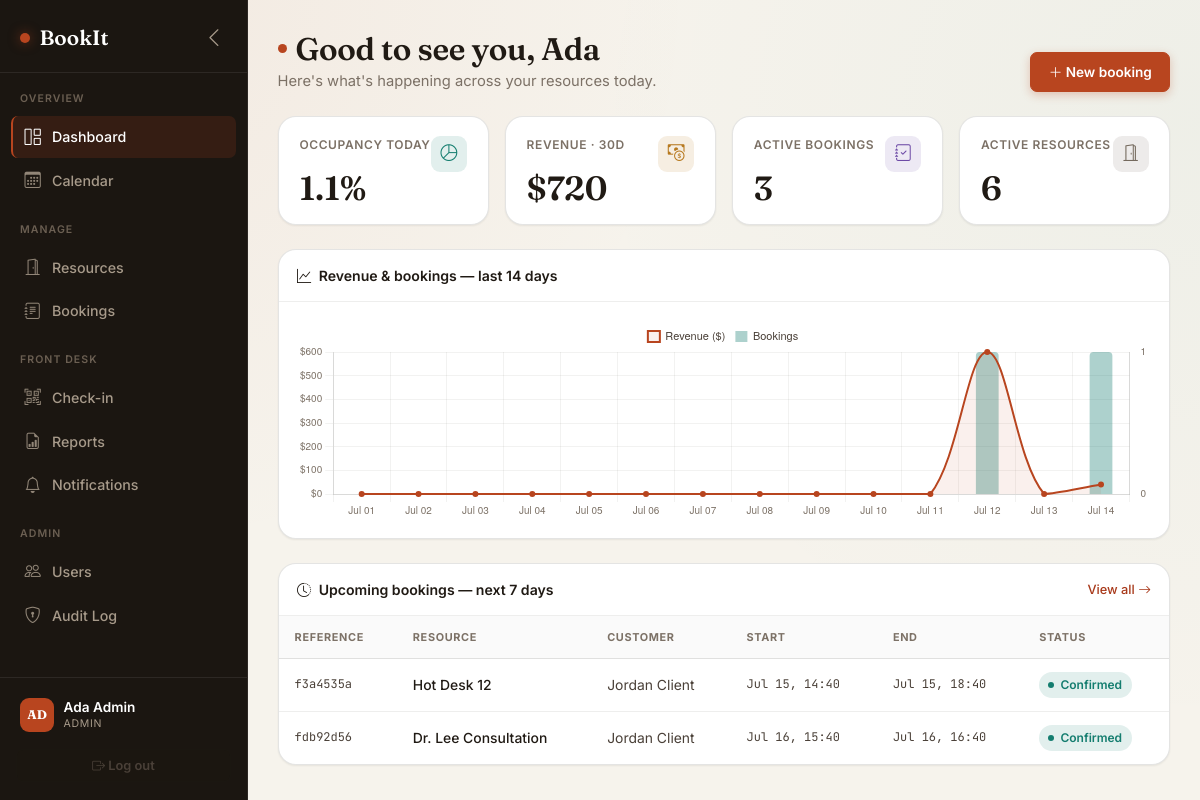
The app's page /dashboard (signed in) with its own data.
### app/models/user.py (models this page shows, shortened)
class User(Base):
    __tablename__ = "users"
    id = Column(Integer, primary_key=True, index=True)
    full_name = Column(String(120), nullable=False)
    email = Column(String(255), unique=True, index=True, nullable=False)
    hashed_password = Column(String(255), nullable=False)
    role = Column(Enum(RoleEnum), default=RoleEnum.customer, nullable=False)
    is_active = Column(Boolean, default=True, nullable=False)
    created_at = Column(DateTime, default=lambda: datetime.now(timezone.utc))
    bookings = relationship("Booking", back_populates="customer", foreign_keys="Booking.customer_id")

### app/models/booking.py (models this page shows, shortened)
class Booking(Base):
    __tablename__ = "bookings"
    id = Column(Integer, primary_key=True, index=True)
    reference = Column(String(36), unique=True, index=True, default=lambda: str(uuid.uuid4()))
    resource_id = Column(Integer, ForeignKey("resources.id"), nullable=False)
    customer_id = Column(Integer, ForeignKey("users.id"), nullable=False)
    start_time = Column(DateTime, nullable=False, index=True)
    end_time = Column(DateTime, nullable=False, index=True)
    status = Column(Enum(BookingStatusEnum), default=BookingStatusEnum.confirmed, nullable=False)
    party_size = Column(Integer, default=1, nullable=False)
    notes = Column(Text, nullable=True)
    total_price = Column(Float, default=0.0, nullable=False)
    checked_in_at = Column(DateTime, nullable=True)
    created_at = Column(DateTime, default=lambda: datetime.now(timezone.utc))
    updated_at = Column(DateTime, default=lambda: datetime.now(timezone.utc),
                         onupdate=lambda: datetime.now(timezone.utc))
    resource = relationship("Resource", back_populates="bookings")
    customer = relationship("User", back_populates="bookings", foreign_keys=[customer_id])

### app/models/resource.py (models this page shows, shortened)
class Resource(Base):
    __tablename__ = "resources"
    id = Column(Integer, primary_key=True, index=True)
    name = Column(String(150), nullable=False)
    type = Column(Enum(ResourceTypeEnum), nullable=False, default=ResourceTypeEnum.room)
    location = Column(String(200), nullable=True)
    capacity = Column(Integer, default=1, nullable=False)
    description = Column(Text, nullable=True)
    price_per_hour = Column(Float, default=0.0, nullable=False)
    open_time = Column(String(5), default="08:00")   # "HH:MM"
    close_time = Column(String(5), default="20:00")  # "HH:MM"
    is_active = Column(Boolean, default=True, nullable=False)
    created_at = Column(DateTime, default=lambda: datetime.now(timezone.utc))
    bookings = relationship("Booking", back_populates="resource")

### app/routers/dashboard.py (the view)
@router.get("/dashboard", response_class=HTMLResponse)
def dashboard_page(
    request: Request,
    db: Session = Depends(get_db),
    user: User = Depends(get_current_user),
):
    service = DashboardService(db)
    summary = service.summary(user)
    return templates.TemplateResponse(
        "dashboard.html", {"request": request, "user": user, "summary": summary}
    )

### app/templates/dashboard.html (shortened to what this page needs)
{% extends "base.html" %}
{% block content %}
{% if summary.view == "business" %}
<div class="d-flex justify-content-between align-items-end mb-1">
  <div>
    <h1 class="page-title">Good to see you, {{ user.full_name.split(' ')[0] }}</h1>
    <p class="page-subtitle mb-0">Here's what's happening across your resources today.</p>
  </div>
  <a href="/bookings" class="btn btn-primary"><i class="bi bi-plus-lg"></i> New booking</a>
</div>
<div class="row g-3 mb-4 mt-2">
  <div class="col-md-3 col-sm-6">
    <div class="card metric-card h-100">
      <div class="d-flex justify-content-between align-items-start">
        <div class="metric-label">Occupancy today</div>
        <div class="metric-icon" style="background:var(--teal-tint); color:var(--teal);"><i class="bi bi-pie-chart"></i></div>
      </div>
      <div class="metric-value">{{ summary.occupancy_rate }}%</div>
    </div>
  </div>
  <div class="col-md-3 col-sm-6">
    <div class="card metric-card h-100">
      <div class="d-flex justify-content-between align-items-start">
        <div class="metric-label">Revenue · 30d</div>
        <div class="metric-icon" style="background:var(--amber-tint); color:var(--amber);"><i class="bi bi-cash-coin"></i></div>
      </div>
      <div class="metric-value">${{ "%.0f"|format(summary.total_revenue_30d) }}</div>
    </div>
  </div>
  <div class="col-md-3 col-sm-6">
    <div class="card metric-card h-100">
      <div class="d-flex justify-content-between align-items-start">
        <div class="metric-label">Active bookings</div>
        <div class="metric-icon" style="background:var(--violet-tint); color:var(--violet);"><i class="bi bi-journal-check"></i></div>
      </div>
      <div class="metric-value">{{ summary.active_bookings }}</div>
    </div>
  </div>
  <div class="col-md-3 col-sm-6">
    <div class="card metric-card h-100">
      <div class="d-flex justify-content-between align-items-start">
        <div class="metric-label">Active resources</div>
        <div class="metric-icon" style="background:var(--slate-tint); color:var(--slate);"><i class="bi bi-door-open"></i></div>
      </div>
      <div class="metric-value">{{ summary.total_resources }}</div>
    </div>
  </div>
</div>
<div class="card mb-4">
  <div class="card-header">
    <i class="bi bi-graph-up me-1"></i> Revenue &amp; bookings — last 14 days
  </div>
  <div class="card-body">
    <canvas id="trendChart" height="70"></canvas>
  </div>
</div>
<div class="card">
  <div class="card-header d-flex justify-content-between align-items-center">
    <span><i class="bi bi-clock-history me-1"></i> Upcoming bookings — next 7 days</span>
    <a href="/bookings" class="text-decoration-none" style="font-size:0.8rem; font-weight:500;">View all <i class="bi bi-arrow-right"></i></a>
  </div>
  <div class="table-responsive">
    <table class="table mb-0">
      <thead>
        <tr>
          <th>Reference</th><th>Resource</th><th>Customer</th><th>Start</th><th>End</th><th>Status</th>
        </tr>
      </thead>
      <tbody>
        {% for b in summary.upcoming_bookings %}
        <tr>
          <td class="mono">{{ b.reference[:8] }}</td>
          <td class="fw-medium" style="color:var(--ink);">{{ b.resource.name }}</td>
          <td>{{ b.customer.full_name }}</td>
          <td class="mono">{{ b.start_time.strftime('%b %d, %H:%M') }}</td>
          <td class="mono">{{ b.end_time.strftime('%b %d, %H:%M') }}</td>
          <td><span class="chip chip-{{ b.status.value }}"><span class="chip-dot"></span>{{ b.status.value.replace('_',' ') }}</span></td>
        </tr>
        {% endfor %}
      </tbody>
    </table>
  </div>
</div>
{% endif %}
{% endblock %}
{% block extra_scripts %}
{% if summary.view == "business" %}
<script>
  const trendData = {{ summary.trend | tojson }};
  const ctx = document.getElementById('trendChart');
  if (ctx && trendData.labels.length) {
    new Chart(ctx, {
      type: 'bar',
      data: {
        labels: trendData.labels,
        datasets: [
          {
            type: 'line',
            label: 'Revenue ($)',
            data: trendData.revenue,
            borderColor: '#B8451F',
            backgroundColor: 'rgba(184,69,31,0.08)',
            borderWidth: 2,
            tension: 0.35,
            pointRadius: 2,
            pointBackgroundColor: '#B8451F',
            yAxisID: 'y',
            fill: true,
          },
          {
            type: 'bar',
            label: 'Bookings',
            data: trendData.counts,
            backgroundColor: 'rgba(20,125,111,0.35)',
            borderRadius: 4,
            barPercentage: 0.5,
            yAxisID: 'y1',
          },
        ],
      },
      options: {
        responsive: true,
        interaction: { mode: 'index', intersect: false },
        plugins: {
          legend: { position: 'top', labels: { color: '#4A4038', boxWidth: 12, font: { size: 11 } } },
        },
        scales: {
          x: { ticks: { color: '#7C7166', font: { size: 10 } }, grid: { color: 'rgba(38,32,24,0.06)' } },
          y: {
            position: 'left', beginAtZero: true,
            ticks: { color: '#7C7166', font: { size: 10 }, callback: v => '$' + v },
            grid: { color: 'rgba(38,32,24,0.06)' },
          },
          y1: {
            position: 'right', beginAtZero: true,
            ticks: { color: '#7C7166', font: { size: 10 }, precision: 0 },
            grid: { display: false },
          },
        },
      },
    });
  }
</script>
{% endif %}
{% endblock %}

### app/templates/base.html (shortened to what this page needs)
<!DOCTYPE html>
<html lang="en">
<head>
    <link href="https://cdn.jsdelivr.net/npm/bootstrap@5.3.3/dist/css/bootstrap.min.css" rel="stylesheet">
    <link href="https://cdn.jsdelivr.net/npm/bootstrap-icons@1.11.3/font/bootstrap-icons.css" rel="stylesheet">
    <link href="/static/css/style.css" rel="stylesheet">
</head>
<body>
{% if user %}
<div class="app-shell">
  <aside class="sidebar" id="sidebar">
    <div class="sidebar-brand">
      <span class="dot"></span> <span class="brand-label">BookIt</span>
      <button class="sidebar-collapse-btn ms-auto d-none d-lg-flex" id="sidebarCollapseBtn" title="Collapse sidebar">
        <i class="bi bi-chevron-left"></i>
      </button>
    </div>
    <nav class="sidebar-nav">
      <div class="sidebar-section-label">Overview</div>
      <a href="/dashboard" class="sidebar-link {{ 'active' if request.url.path == '/dashboard' }}"><i class="bi bi-grid-1x2"></i> Dashboard</a>
      <a href="/calendar" class="sidebar-link {{ 'active' if request.url.path == '/calendar' }}"><i class="bi bi-calendar3"></i> Calendar</a>
      <div class="sidebar-section-label">Manage</div>
      <a href="/resources" class="sidebar-link {{ 'active' if request.url.path == '/resources' }}"><i class="bi bi-door-open"></i> Resources</a>
      <a href="/bookings" class="sidebar-link {{ 'active' if request.url.path == '/bookings' }}"><i class="bi bi-journal-text"></i> Bookings</a>
      {% if user.role.value in ["admin", "staff"] %}
      <div class="sidebar-section-label">Front Desk</div>
      <a href="/checkin" class="sidebar-link {{ 'active' if request.url.path == '/checkin' }}"><i class="bi bi-qr-code-scan"></i> Check-in</a>
      <a href="/reports" class="sidebar-link {{ 'active' if request.url.path == '/reports' }}"><i class="bi bi-file-earmark-bar-graph"></i> Reports</a>
      <a href="/notifications" class="sidebar-link {{ 'active' if request.url.path == '/notifications' }}"><i class="bi bi-bell"></i> Notifications</a>
      {% endif %}
      {% if user.role.value == "admin" %}
      <div class="sidebar-section-label">Admin</div>
      <a href="/users" class="sidebar-link {{ 'active' if request.url.path == '/users' }}"><i class="bi bi-people"></i> Users</a>
      <a href="/audit-log" class="sidebar-link {{ 'active' if request.url.path == '/audit-log' }}"><i class="bi bi-shield-lock"></i> Audit Log</a>
      {% endif %}
    </nav>
    <div class="sidebar-footer">
      <a href="/profile" class="sidebar-user text-decoration-none {{ 'active-profile' if request.url.path == '/profile' }}">
        <div class="sidebar-avatar">{{ user.full_name[:2].upper() }}</div>
        <div>
          <div class="sidebar-user-name">{{ user.full_name }}</div>
          <div class="sidebar-user-role">{{ user.role.value }}</div>
        </div>
      </a>
      <a href="/logout" class="btn btn-sm btn-light w-100"><i class="bi bi-box-arrow-right"></i> <span class="link-label">Log out</span></a>
    </div>
  </aside>
  <div class="main-area">
    <div class="content">
      {% block content %}{% endblock %}
    </div>
  </div>
</div>
{% else %}
{% block bare_content %}{% endblock %}
{% endif %}
{% block extra_scripts %}{% endblock %}
</body>
</html>

### records on screen
User: full_name "AD", full_name "Ada Admin", role.value "ADMIN", full_name "Ada"
Booking: reference "f3a4535a", resource.name "Hot Desk 12", customer.full_name "Jordan Client", start_time "Jul 15, 14:40", end_time "Jul 15, 18:40", status.value.replace "Confirmed"
Booking: reference "fdb92d56", resource.name "Dr. Lee Consultation", customer.full_name "Jordan Client", start_time "Jul 16, 15:40", end_time "Jul 16, 16:40", status.value.replace "Confirmed"

### other values on screen
{{ summary.occupancy_rate }} "1.1"
{{ "%.0f"|format(summary.total_revenue_30d) }} "720"
{{ summary.active_bookings }} "3"
{{ summary.total_resources }} "6"
